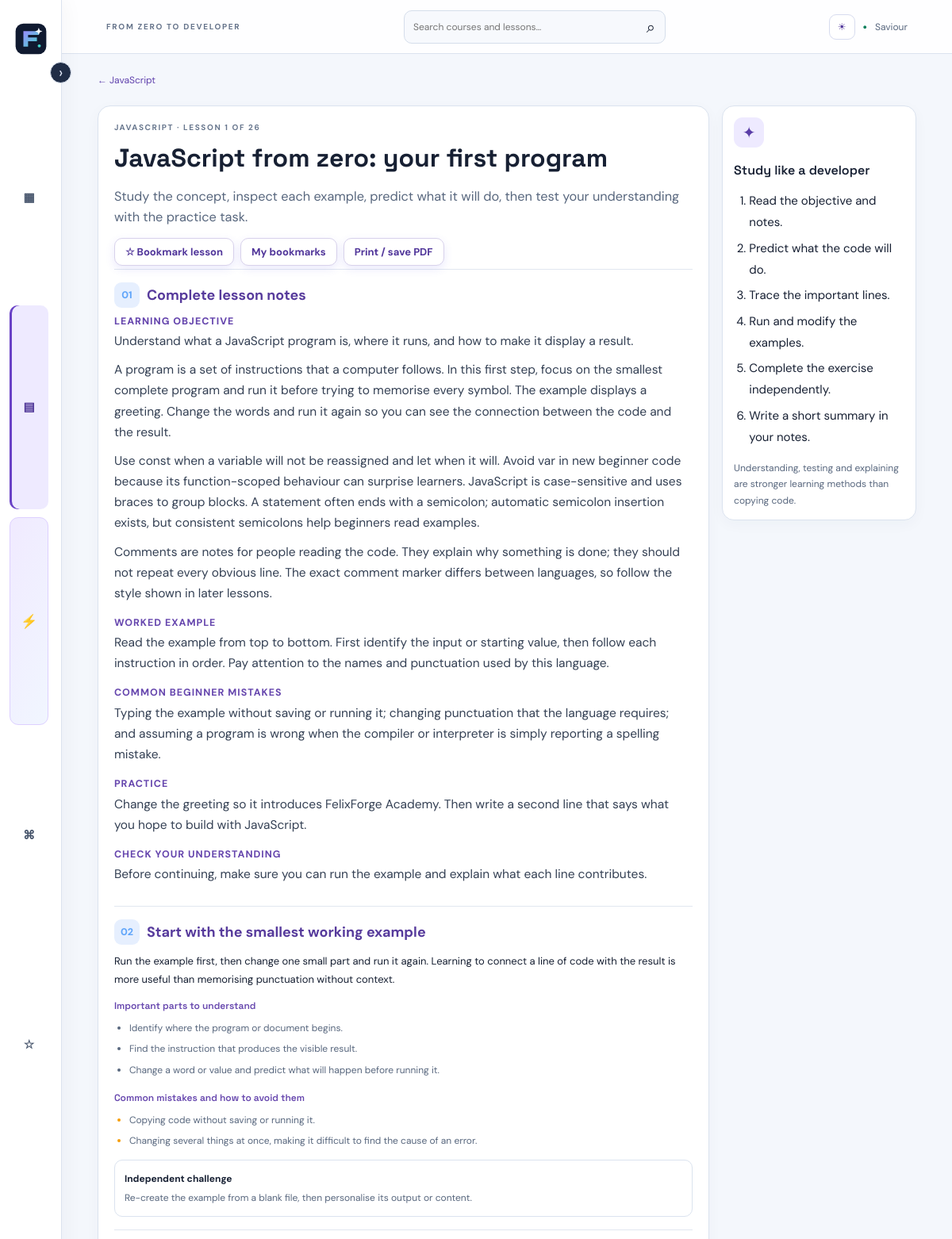
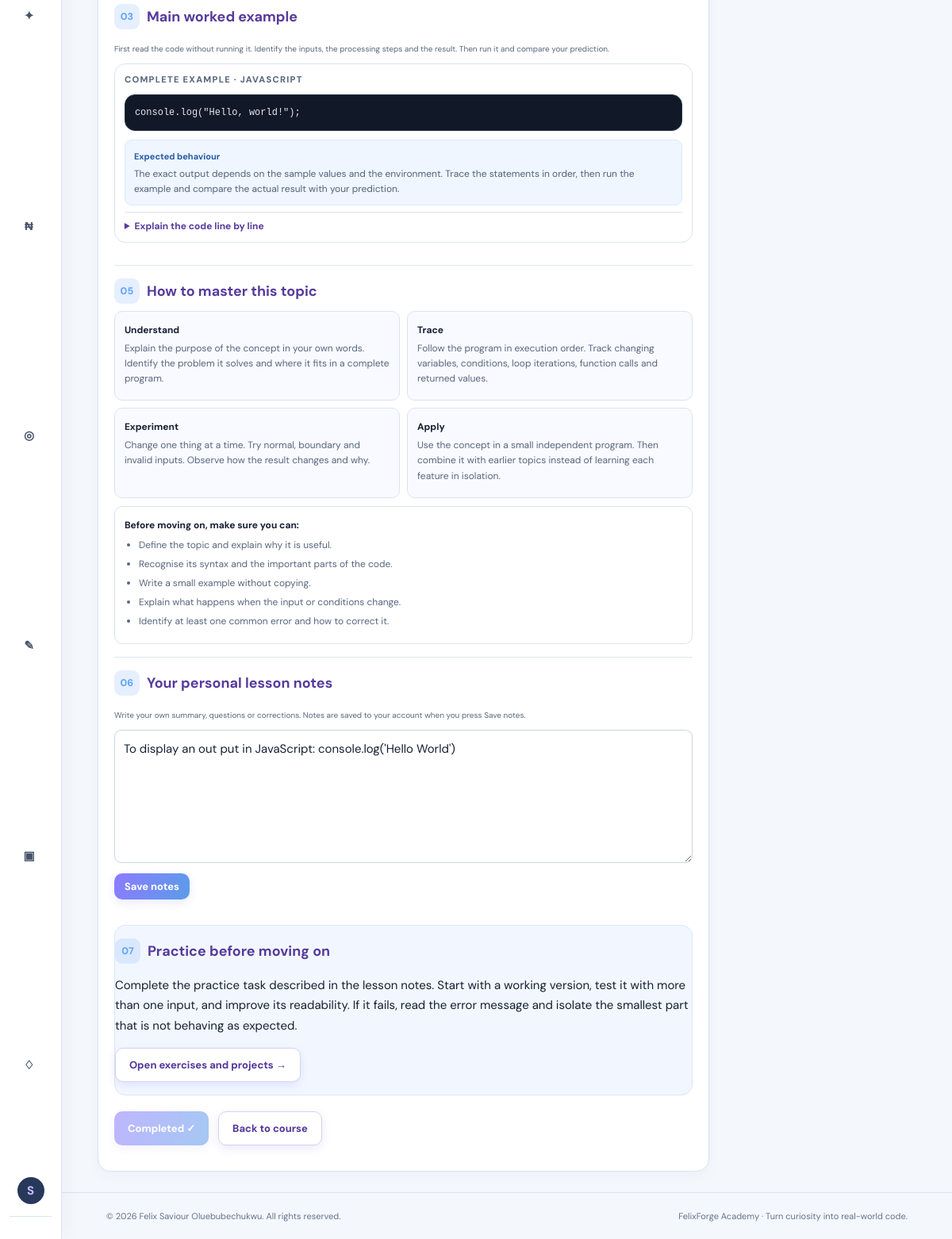
Screenshot of /lessons/263 (signed in) with the database file from the repository (2 pictures, top to bottom).
### app.py (models this page shows, shortened)
class User(UserMixin, db.Model):
    id = db.Column(db.Integer, primary_key=True)
    username = db.Column(db.String(32), unique=True, nullable=False)
    email = db.Column(db.String(254), unique=True, nullable=False)
    password_hash = db.Column(db.String(255), nullable=False)
    created_at = db.Column(db.DateTime, default=datetime.utcnow)
    projects = db.relationship('Project', backref='owner', cascade='all, delete-orphan')
    progress = db.relationship('Progress', backref='learner', cascade='all, delete-orphan')
    quiz_results = db.relationship('QuizResult', back_populates='learner', cascade='all, delete-orphan')

class Course(db.Model):
    id = db.Column(db.Integer, primary_key=True)
    slug = db.Column(db.String(40), unique=True, nullable=False)
    title = db.Column(db.String(80), nullable=False)
    level = db.Column(db.String(30), default='Beginner')
    description = db.Column(db.Text, default='')
    language = db.Column(db.String(30), nullable=False)
    access_level = db.Column(db.String(20), nullable=False, default='free')
    lessons = db.relationship('Lesson', backref='course', cascade='all, delete-orphan', order_by='Lesson.position')

class Lesson(db.Model):
    id = db.Column(db.Integer, primary_key=True)
    course_id = db.Column(db.Integer, db.ForeignKey('course.id'), nullable=False)
    title = db.Column(db.String(120), nullable=False)
    body = db.Column(db.Text, nullable=False)
    example = db.Column(db.Text, default='')
    position = db.Column(db.Integer, default=1)

class LessonNote(db.Model):
    id = db.Column(db.Integer, primary_key=True)
    user_id = db.Column(db.Integer, db.ForeignKey('user.id'), nullable=False)
    lesson_id = db.Column(db.Integer, db.ForeignKey('lesson.id'), nullable=False)
    content = db.Column(db.Text, default='')
    updated_at = db.Column(db.DateTime, default=datetime.utcnow, onupdate=datetime.utcnow)
    __table_args__ = (db.UniqueConstraint('user_id', 'lesson_id'),)

### app.py (the view)
@app.route('/lessons/<int:lesson_id>')
@login_required
def lesson_detail(lesson_id):
    lesson=Lesson.query.get_or_404(lesson_id); course=lesson.course
    if course is None: abort(404)
    enforce_course_access(course)
    done=Progress.query.filter_by(user_id=current_user.id,lesson_id=lesson.id).first() is not None
    examples = extra_examples(course.slug,lesson.position,lesson.title)
    examples=[{**item,'walkthrough':code_walkthrough(item['code'],course.language),'expected':expected_behaviour(item,course.language)} for item in examples]
    main_example={'title':'Main lesson example','code':lesson.example}
    main_walkthrough=code_walkthrough(lesson.example,course.language)
    main_expected=expected_behaviour(main_example,course.language)
    bookmarked=LessonBookmark.query.filter_by(user_id=current_user.id,lesson_id=lesson.id).first() is not None
    note=LessonNote.query.filter_by(user_id=current_user.id,lesson_id=lesson.id).first()
    return render_template('lesson.html',lesson=lesson,course=course,done=done,extra_examples=examples,main_walkthrough=main_walkthrough,main_expected=main_expected,bookmarked=bookmarked,note=note,deep_dive=deep_dive(course.slug,lesson.position,lesson.title))

### app.py (called while the page is built)
@login_manager.user_loader
def load_user(user_id): return db.session.get(User, int(user_id))

def course_is_premium(course):
    return getattr(course, 'access_level', 'free') == 'premium'

def enforce_course_access(course):
    if course_is_premium(course) and not can_access_advanced_courses():
        abort(403)

@app.before_request
def record_daily_activity():
    if current_user.is_authenticated and request.endpoint not in {'static', 'logout'}:
        today = datetime.utcnow().date()
        activity = UserActivity.query.filter_by(user_id=current_user.id, activity_date=today).first()
        if activity is None:
            db.session.add(UserActivity(user_id=current_user.id, activity_date=today, last_seen_at=datetime.utcnow()))
        try:
            db.session.commit()
        except Exception:
            db.session.rollback()
            app.logger.exception('Could not record learner activity')

### lesson_tools.py (called while the page is built)
def code_walkthrough(code, language=''):
    result=[]
    for number, line in enumerate(code.splitlines(), 1):
        if not line.strip():
            continue
        result.append({'number':number,'code':line,'explanation':explain_line(line, language)})
        if len(result)>=28:
            result.append({'number':'…','code':'Additional lines omitted from this quick guide.','explanation':'Read the remaining lines using the same method: identify inputs, operations, control flow and outputs.'})
            break
    return result

### templates/lesson.html (shortened to what this page needs)
{% extends 'base.html' %}
{% block content %}
<a class="back-link" href="{{ url_for('course_detail',slug=course.slug) }}">← {{ course.title }}</a>
<div class="lesson-shell">
 <article class="lesson-content lesson-expanded">
  <div class="eyebrow">{{ course.language|upper }} · LESSON {{ lesson.position }} OF {{ course.lessons|length }}</div>
  <h1>{{ lesson.title }}</h1>
  <p class="lesson-intro">Study the concept, inspect each example, predict what it will do, then test your understanding with the practice task.</p>
  <div class="lesson-toolbar"><button class="button button-small button-ghost" id="bookmarkLesson" data-saved="{{ 'true' if bookmarked else 'false' }}">{{ '★ Bookmarked' if bookmarked else '☆ Bookmark lesson' }}</button><a class="button button-small button-ghost" href="{{ url_for('bookmarks') }}">My bookmarks</a><button class="button button-small button-ghost" onclick="window.print()">Print / save PDF</button></div>
  <section class="lesson-section"><div class="lesson-section-heading"><span>01</span><h2>Complete lesson notes</h2></div><div class="lesson-notes">{% for line in lesson.body.split('\n') %}{% if line.strip().isupper() and line.strip()|length < 60 and not line.strip().endswith('.') %}<h3>{{ line.strip()|title }}</h3>{% elif line.strip() %}<p>{{ line }}</p>{% endif %}{% endfor %}</div></section>
  <section class="lesson-section deep-dive-section"><div class="lesson-section-heading"><span>02</span><h2>{{ deep_dive.heading }}</h2></div><p>{{ deep_dive.overview }}</p><h3>Important parts to understand</h3><ul class="deep-dive-list">{% for point in deep_dive.points %}<li>{{ point }}</li>{% endfor %}</ul><h3>Common mistakes and how to avoid them</h3><ul class="deep-dive-list mistakes-list">{% for mistake in deep_dive.mistakes %}<li>{{ mistake }}</li>{% endfor %}</ul><div class="checklist-panel"><b>Independent challenge</b><p>{{ deep_dive.challenge }}</p></div></section>
  <section class="lesson-section"><div class="lesson-section-heading"><span>03</span><h2>Main worked example</h2></div><p class="muted-note">First read the code without running it. Identify the inputs, the processing steps and the result. Then run it and compare your prediction.</p>
   <div class="worked-example-card"><div class="example-label">COMPLETE EXAMPLE · {{ course.language|upper }}</div><pre class="lesson-code"><code>{{ lesson.example }}</code></pre><div class="expected-result"><b>Expected behaviour</b><p>{{ main_expected }}</p></div>
    <details class="walkthrough-details"><summary>Explain the code line by line</summary></details>
   </div>
  </section>
  <section class="lesson-section"><div class="lesson-section-heading"><span>05</span><h2>How to master this topic</h2></div><div class="mastery-grid"><div><b>Understand</b><p>Explain the purpose of the concept in your own words. Identify the problem it solves and where it fits in a complete program.</p></div><div><b>Trace</b><p>Follow the program in execution order. Track changing variables, conditions, loop iterations, function calls and returned values.</p></div><div><b>Experiment</b><p>Change one thing at a time. Try normal, boundary and invalid inputs. Observe how the result changes and why.</p></div><div><b>Apply</b><p>Use the concept in a small independent program. Then combine it with earlier topics instead of learning each feature in isolation.</p></div></div><div class="checklist-panel"><b>Before moving on, make sure you can:</b><ul><li>Define the topic and explain why it is useful.</li><li>Recognise its syntax and the important parts of the code.</li><li>Write a small example without copying.</li><li>Explain what happens when the input or conditions change.</li><li>Identify at least one common error and how to correct it.</li></ul></div></section>
  <section class="lesson-section"><div class="lesson-section-heading"><span>06</span><h2>Your personal lesson notes</h2></div><p class="muted-note">Write your own summary, questions or corrections. Notes are saved to your account when you press Save notes.</p><textarea id="lessonNotes" class="lesson-note-input" rows="6" maxlength="12000" placeholder="My summary… Questions I still have… Example to remember…">{{ note.content if note else '' }}</textarea><div class="note-actions"><button class="button button-small" id="saveNotes">Save notes</button></div></section>
  <section class="lesson-section practice-section"><div class="lesson-section-heading"><span>07</span><h2>Practice before moving on</h2></div><p>Complete the practice task described in the lesson notes. Start with a working version, test it with more than one input, and improve its readability. If it fails, read the error message and isolate the smallest part that is not behaving as expected.</p><a class="button button-ghost" href="{{ url_for('course_practice',slug=course.slug) }}">Open exercises and projects →</a></section>
  <div class="lesson-actions"><button class="button" id="completeLesson" data-id="{{ lesson.id }}" {% if done %}disabled{% endif %}>{{ 'Completed ✓' if done else 'Mark lesson complete' }}</button><a class="button button-ghost" href="{{ url_for('course_detail',slug=course.slug) }}">Back to course</a></div><div id="lessonMessage" class="inline-message" aria-live="polite"></div>
 </article>
 <aside class="lesson-tip"><span class="feature-icon">✦</span><h3>Study like a developer</h3><ol><li>Read the objective and notes.</li><li>Predict what the code will do.</li><li>Trace the important lines.</li><li>Run and modify the examples.</li><li>Complete the exercise independently.</li><li>Write a short summary in your notes.</li></ol><p class="muted-note">Understanding, testing and explaining are stronger learning methods than copying code.</p></aside>
</div>
{% endblock %}

### templates/base.html (shortened to what this page needs)
<!doctype html>
<html lang="en">
<head>
<link rel="stylesheet" href="{{ url_for('static',filename='style.css') }}">
</head>
<body>
<div class="shell">
<aside class="sidebar" id="appSidebar">
<button type="button" class="sidebar-toggle" id="sidebarToggle" aria-label="Collapse navigation" aria-expanded="true" title="Collapse navigation">‹</button>
<a class="brand" href="{{ url_for('home') }}" aria-label="FelixForge Academy home"><img class="brand-logo" src="{{ url_for('static', filename='felixforge-logo.svg') }}" alt=""><span>FelixForge <span class="brand-muted">Academy</span></span></a>
<nav>
<a href="{{ url_for('dashboard') }}" class="nav-link {% if request.endpoint=='dashboard' %}active{% endif %}">▦ <span>Dashboard</span></a>
<a href="{{ url_for('courses') }}" class="nav-link {% if request.endpoint=='courses' or (request.endpoint in ['course_detail','lesson_detail','course_practice'] and not advanced_nav_active) %}active{% endif %}">▤ <span>Learning paths</span></a>
<a href="{{ url_for('advanced_courses') }}" class="nav-link advanced-nav-link {% if advanced_nav_active %}active{% endif %}"><strong class="advanced-icon">⚡</strong><span>Advanced Courses</span><span class="advanced-badge">PRO</span></a>
<a href="{{ url_for('editor') }}" class="nav-link {% if request.endpoint=='editor' %}active{% endif %}">⌘ <span>Code editor</span></a>
<a href="{{ url_for('bookmarks') }}" class="nav-link">☆ <span>Bookmarks</span></a>
<a href="{{ url_for('achievements') }}" class="nav-link">✦ <span>Achievements</span></a>
<a href="{{ url_for('monetization_plan') }}" class="nav-link {% if request.endpoint=='monetization_plan' %}active{% endif %}">₦ <span>Pricing & certificates</span></a>
<a href="{{ url_for('community') }}" class="nav-link">◎ <span>Community</span></a>
<a href="{{ url_for('suggestions') }}" class="nav-link {% if request.endpoint=='suggestions' %}active{% endif %}">✎ <span>Suggestions</span></a>
<a href="{{ url_for('portfolio') }}" class="nav-link">▣ <span>Portfolio</span></a>
<a href="{{ url_for('notifications') }}" class="nav-link">♢ <span>Notifications{% if unread_notifications %} ({{ unread_notifications }}){% endif %}</span></a>
</nav>
<div class="side-bottom"><div class="side-label">YOUR ACCOUNT</div>
<div class="user-mini"><div class="avatar">{{ (current_user.username[0] if current_user.is_authenticated else 'F')|upper }}</div></div>
</div>
</aside>
<main class="main">
<header class="topbar"><div class="crumb">FROM ZERO TO DEVELOPER</div>
<form class="global-search" action="{{ url_for('search') }}" method="get"><input name="q" type="search" placeholder="Search courses and lessons…" aria-label="Search courses and lessons"><button aria-label="Search">⌕</button></form>
<div class="top-actions"><button type="button" class="theme-toggle" id="themeToggle" aria-label="Toggle colour theme" aria-pressed="false">◐</button>
{% if current_user.is_authenticated %}<span class="online-dot">●</span><span class="top-user"><a href="{{ url_for('profile') }}">{{ current_user.username }}</a></span>{% else %}<a class="button button-small" href="{{ url_for('login') }}">Log in</a>{% endif %}</div>
</header>
<section class="page">{% block content %}{% endblock %}</section>
<footer>© {{ year }} Felix Saviour Oluebubechukwu. All rights reserved. <span>FelixForge Academy · Turn curiosity into real-world code.</span></footer>
</main></div>
</body></html>

### rows the page displays
User: username "S", username "Saviour"
Course: title "JavaScript", language "JAVASCRIPT"
Lesson: position "1", title "JavaScript from zero: your first program", example "console.log(\"Hello, world!\");"
LessonNote: content "To display an out put in JavaScript: console.log('Hello World')"

### other values shown
{{ course.lessons|length }} "26"
{{ '★ Bookmarked' if bookmarked else '☆ Bookmark lesson' }} "☆ Bookmark lesson"
{{ line.strip()|title }} "LEARNING OBJECTIVE" "WORKED EXAMPLE" "COMMON BEGINNER MISTAKES" "PRACTICE" "CHECK YOUR UNDERSTANDING"
{{ line }} "Understand what a JavaScript program is, where it runs, and how to make it display a result." "Read the example from top to bottom. First identify the input or starting value, then follow each instruction in order. Pay attention to the names and punctuation used by this language." "Change the greeting so it introduces FelixForge Academy. Then write a second line that says what you hope to build with JavaScript." "Before continuing, make sure you can run the example and explain what each line contributes."
{{ deep_dive.heading }} "Start with the smallest working example"
{{ deep_dive.overview }} "Run the example first, then change one small part and run it again. Learning to connect a line of code with the result is more useful than memorising punctuation without context."
{{ point }} "Identify where the program or document begins." "Find the instruction that produces the visible result." "Change a word or value and predict what will happen before running it."
{{ mistake }} "Copying code without saving or running it." "Changing several things at once, making it difficult to find the cause of an error."
{{ deep_dive.challenge }} "Re-create the example from a blank file, then personalise its output or content."
{{ main_expected }} "The exact output depends on the sample values and the environment. Trace the statements in order, then run the example and compare the actual result with your prediction."
{{ 'Completed ✓' if done else 'Mark lesson complete' }} "Completed ✓"
